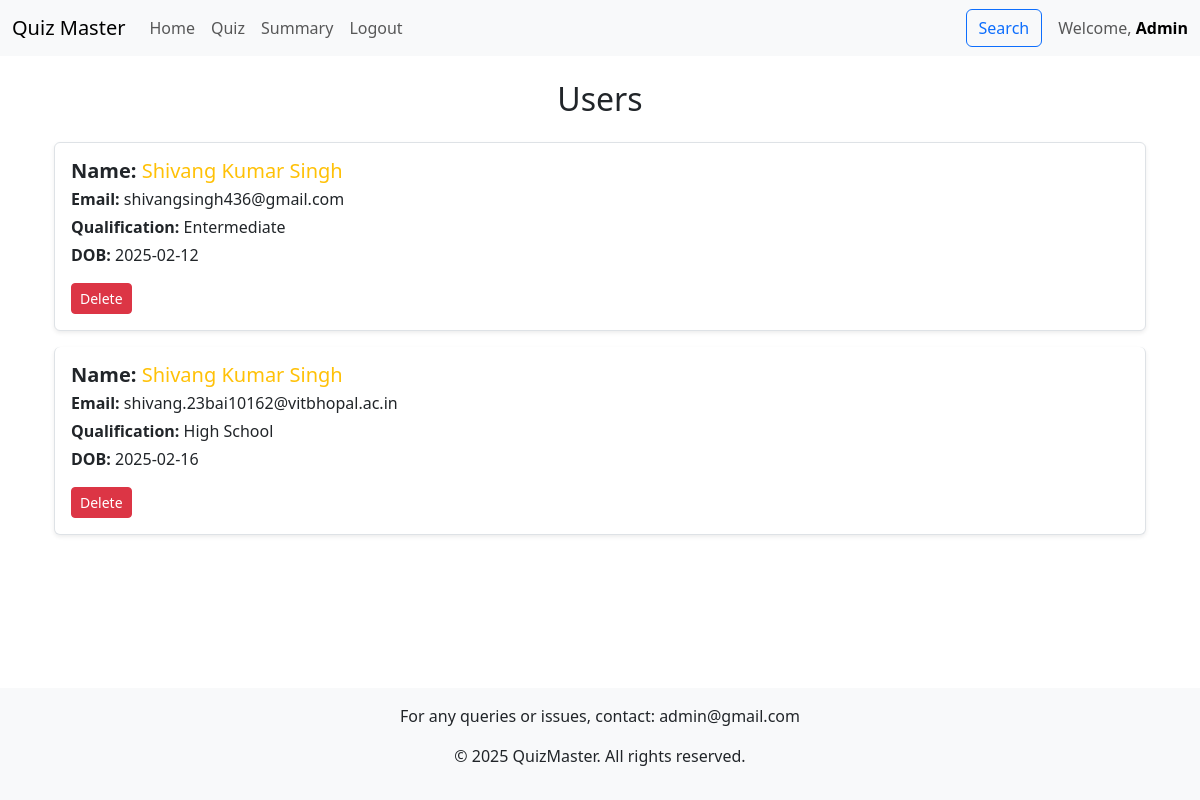
The page /admin/show_users (signed in) on the database as committed earlier.
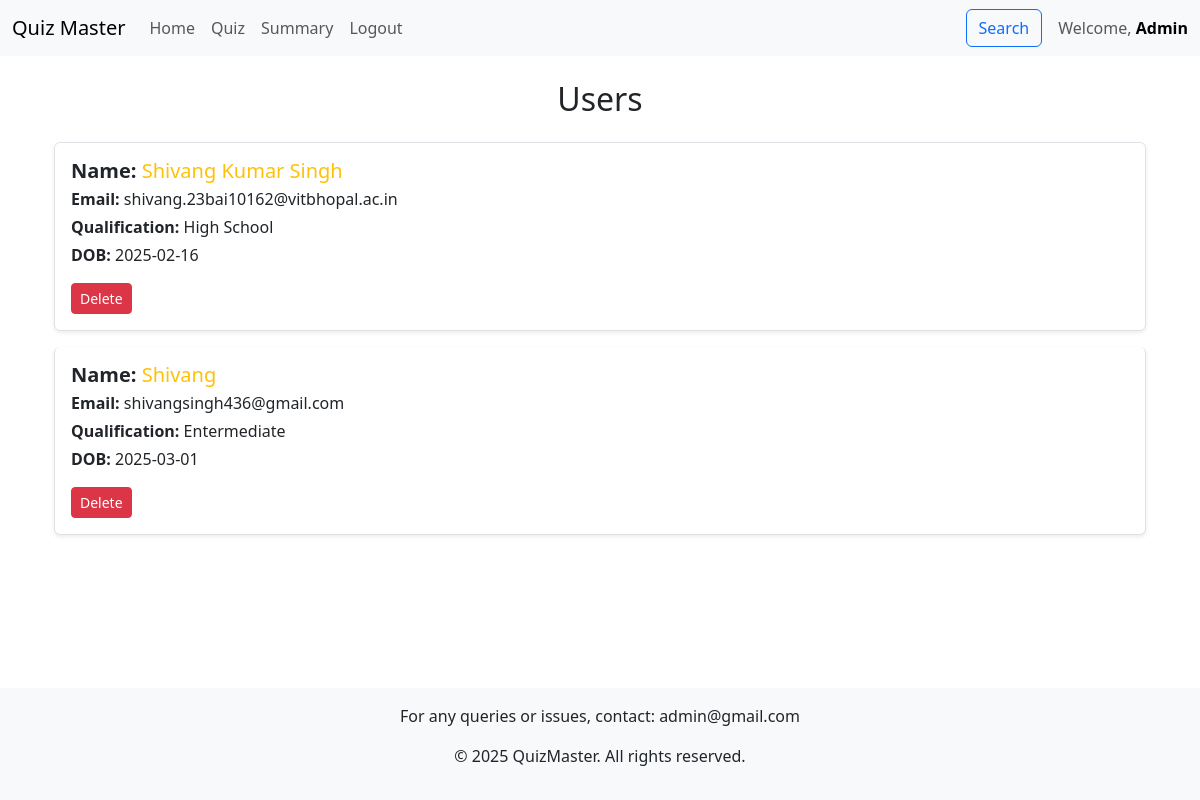
The same page on the database as committed later.
### models.py (models this page shows)
class User(db.Model):
    id = db.Column(db.Integer, primary_key=True)
    username = db.Column(db.String(120), unique=True, nullable=False)
    password_hash = db.Column(db.String(120), nullable=False)
    full_name = db.Column(db.String(100))
    qualification = db.Column(db.String(100))
    dob = db.Column(db.Date)
    role = db.Column(db.Enum("user", "admin", name="user_roles"), default="user",)
    created_at = db.Column(db.DateTime, default=datetime.now(timezone.utc))
    scores = db.relationship('Score', backref='user', lazy=True, cascade="all, delete-orphan")

### controllers/controllers_admin.py (the view)
@app.route("/admin/show_users", methods=["GET","POST"])
@auth_required
@auth_required_admin
def show_users():
    user=User.query.get(session["user_id"])
    users=User.query.filter_by(role="user").all()
    return render_template("show_users.html",users=users,user=user)

### controllers/controllers_admin.py (called while the page is built)
def auth_required(func):
    @wraps(func)
    def inner(*args, **kwargs):
        if "user_id" in session:
            return func(*args, **kwargs)
        else:
            flash("Please login to continue")
            return redirect(url_for("index"))
    return inner

def auth_required_admin(func):
    @wraps(func)
    def inner(*args, **kwargs):
        user=User.query.get(session["user_id"])
        if user.role=="admin":
            return func(*args, **kwargs)
        else:
            flash("Unauthorised")
            return redirect(url_for("dashboard"))
    return inner

### controllers/controllers_login.py (called while the page is built)
@app.context_processor
def inject_admin_email():
    admin_user = User.query.filter_by(role="admin").first()
    return {"admin_email": admin_user.username}

### templates/show_users.html
{% extends "base.html" %} {% block title %}User Details{% endblock %} {% block content %}
<div class="container mt-4">
    <section>
        <h2 class="mb-4 text-center">Users</h2>
        {% if users and users|length > 0 %}
        <div class="list-group">
            {% for user in users %}
            <div class="list-group-item list-group-item-action p-3 mb-3 shadow-sm rounded">
                <h5 class="mb-1">
                    <strong>Name:</strong>
                    <a class="text-decoration-none text-primary" href="/dashboard/scores/{{user.id}}">{{ user.full_name }}</a>
                </h5>
                <p class="mb-1"><strong>Email:</strong> {{ user.username }}</p>
                <p class="mb-1"><strong>Qualification:</strong> {{ user.qualification }}</p>
                <p class="mb-3"><strong>DOB:</strong> {{ user.dob }}</p>
                <form action="/admin/delete_user/{{user.id}}" method="post" class="d-inline">
                    <button type="submit" class="btn btn-danger btn-sm" onclick="return confirm('Are you sure you want to delete this question?')">Delete</button>
                </form>
            </div>
            {% endfor %}
        </div>
        {% else %}
        <p class="text-muted text-center">No Users.</p>
        {% endif %}
    </section>
</div>
{% endblock %}

Rows that differ between the two databases and show on the page:
removed User: full_name "Shivang Kumar Singh", username "shivangsingh436@gmail.com", qualification "Entermediate", dob "2025-02-12"
added User: full_name "Shivang", username "shivangsingh436@gmail.com", qualification "Entermediate", dob "2025-03-01"
